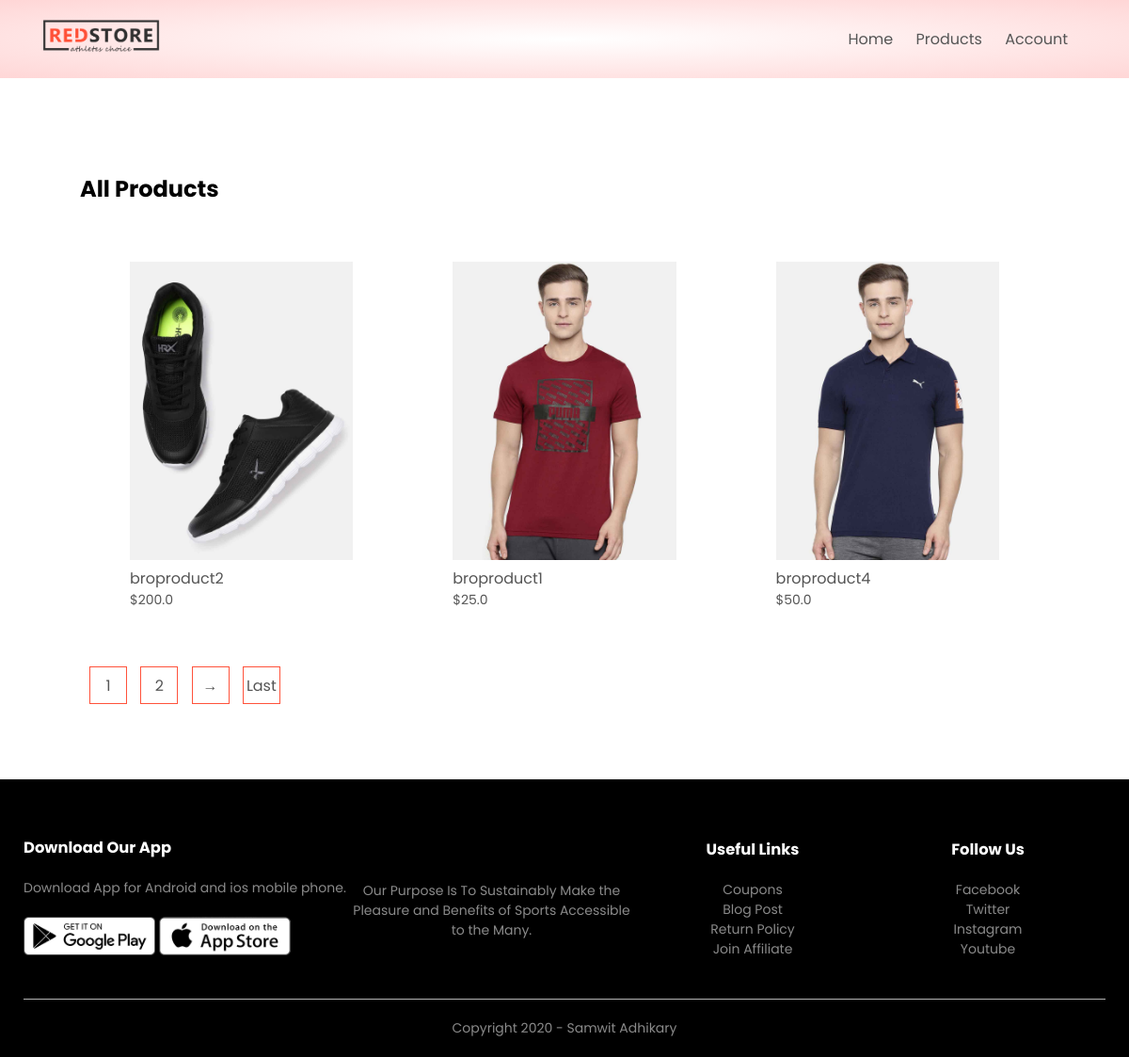
The app's page /product_list with its own data.
### products/models.py (models this page shows, shortened)
class Product(models.Model):
    LIVE = 1
    DELETE = 0
    DELETE_CHOICES = ((LIVE,'Live'),(DELETE,'Delete'))
    title = models.CharField(max_length=200)
    price = models.FloatField()
    description = models.TextField()
    image = models.ImageField(upload_to='media/')
    priority = models.IntegerField(default=0)
    delete_status = models.IntegerField(choices=DELETE_CHOICES,default=LIVE)
    created_at = models.DateTimeField(auto_now_add=True)
    updated_at = models.DateTimeField(auto_now=True)

### products/views.py (the view)
# urls.py: path('product_list', views.list_products,name='list_product'),
def list_products(request):
    page = 1
    if request.GET:
        page = request.GET.get('page',1)
    product_list = Product.objects.order_by('priority')
    product_paginator = Paginator(product_list, 3)
    product_list = product_paginator.get_page(page)
    context = {
        'products': product_list
    }
    return render(request, 'products.html',context)

### products/templatetags/chunks.py (called while the page is built)
@register.filter(name='chunks')
def chunks(list_data, chunk_size):
    chunk=[]
    i=0
    for x in list_data:
        chunk.append(x)
        i=i+1
        if i==chunk_size:
            yield chunk
            chunk=[]
            i=0
    if chunk:
        yield chunk

### templates/products.html
{% extends 'blank_layout.html' %}
{% block content %}
    {% include 'products_list.html' %}
{% endblock content %}

### templates/products_list.html (shortened to what this page needs)
{%load static %}
{% load chunks %}
<div class="small-container">
    <div class="row row-2">
        <h2>All Products</h2>
    </div>
    {% for product_chunks in products|chunks:4 %}
    <div class="row">
        {% for product in product_chunks %}
        <div class="col-4">
            <a href="{% url 'detail_product' product.id %}"><img src="{{product.image.url}}"></a>
            <h4>{{product.title}}</h4>
            <p>${{product.price}}</p>
        </div>
        {% endfor %}
    </div>
    {% endfor %}
    <div class="page-btn">
        {% for i in products.paginator.page_range %}
            <a href="?page={{i}}"><span>{{i}}</span></a>
        {% endfor %}
        {%if products.has_next %}
            <a href="?page={{products.next_page_number}}"><span>&#8594;</span></a>
            <a href="?page={{products.paginator.num_pages}}"><span>Last</span></a>
        {% endif %}
    </div>
</div>

### static/css/style.css (style rules this page uses)
* { margin: 0; padding: 0; box-sizing: border-box; }
body { font-family: 'Poppins', sans-serif; }
a { text-decoration: none; color: #555; }
p { color: #555; }
.row { display: flex; align-items: center; flex-wrap: wrap; justify-content: space-around; }
.small-container { max-width: 1080px; margin: auto; padding-left: 25px; padding-right: 25px; }
.col-4 { flex-basis: 25%; padding: 10px; min-width: 200px; margin-bottom: 50px; transition: transform 0.5s; }
.col-4 img { width: 100%; }
h4 { color: #555; font-weight: normal; }
.col-4 p { font-size: 14px; }
.row-2 { justify-content: space-between; margin: 100px auto 50px; }
.page-btn { margin: 0 auto 80px; }
.page-btn span { display: inline-block; border: 1px solid #ff523b; margin-left: 10px; width: 40px; height: 40px; text-align: center; line-height: 40px; cursor: pointer; }

### records on screen
Product: image (picture), title "broproduct2", price "200.0"
Product: image (picture), title "broproduct1", price "25.0"
Product: image (picture), title "broproduct4", price "50.0"

### other values on screen
{{ i }} "1" "2"
